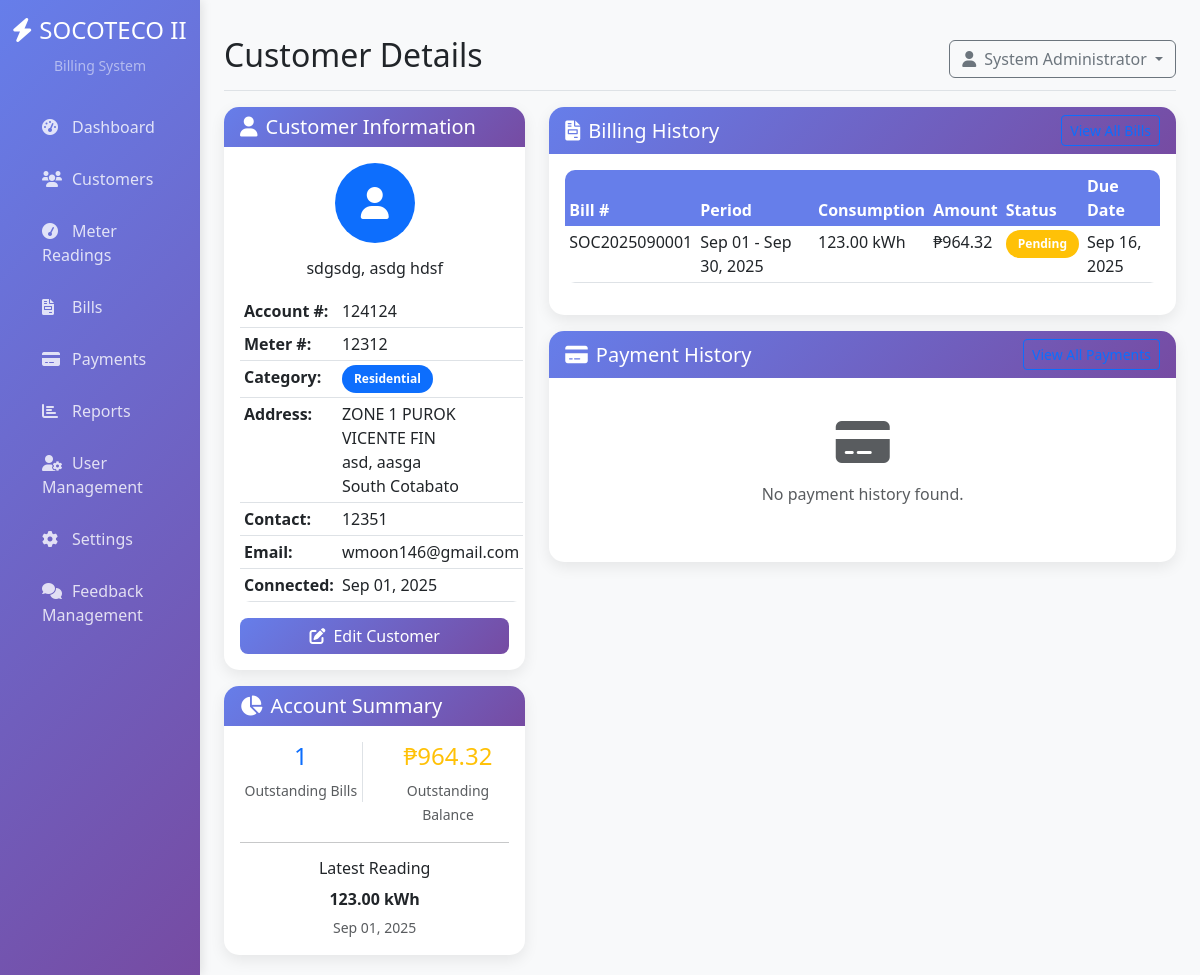
Page /customer_details.php?id=1 (signed in) on the committed database.
### tables this page shows
CREATE TABLE customers (
    customer_id INT PRIMARY KEY AUTO_INCREMENT,
    account_number VARCHAR(20) UNIQUE NOT NULL,
    meter_number VARCHAR(20) UNIQUE NOT NULL,
    first_name VARCHAR(50) NOT NULL,
    last_name VARCHAR(50) NOT NULL,
    middle_name VARCHAR(50),
    address TEXT NOT NULL,
    barangay VARCHAR(100) NOT NULL,
    municipality VARCHAR(100) NOT NULL,
    province VARCHAR(100) DEFAULT 'South Cotabato',
    contact_number VARCHAR(20),
    email VARCHAR(100),
    category_id INT NOT NULL,
    connection_date DATE NOT NULL,
    is_active BOOLEAN DEFAULT TRUE,
    created_at TIMESTAMP DEFAULT CURRENT_TIMESTAMP,
    updated_at TIMESTAMP DEFAULT CURRENT_TIMESTAMP ON UPDATE CURRENT_TIMESTAMP,
    FOREIGN KEY (category_id) REFERENCES customer_categories(category_id)
);

CREATE TABLE customer_categories (
    category_id INT PRIMARY KEY AUTO_INCREMENT,
    category_name VARCHAR(50) NOT NULL,
    description TEXT,
    base_rate DECIMAL(10,4) DEFAULT 0.0000,
    created_at TIMESTAMP DEFAULT CURRENT_TIMESTAMP
);

CREATE TABLE meter_readings (
    reading_id INT PRIMARY KEY AUTO_INCREMENT,
    customer_id INT NOT NULL,
    reading_date DATE NOT NULL,
    previous_reading DECIMAL(10,2) NOT NULL,
    current_reading DECIMAL(10,2) NOT NULL,
    consumption DECIMAL(10,2) NOT NULL,
    reading_type ENUM('actual', 'estimated', 'adjusted') DEFAULT 'actual',
    meter_reader_id INT,
    notes TEXT,
    created_at TIMESTAMP DEFAULT CURRENT_TIMESTAMP,
    FOREIGN KEY (customer_id) REFERENCES customers(customer_id),
    FOREIGN KEY (meter_reader_id) REFERENCES users(user_id)
);

CREATE TABLE bills (
    bill_id INT PRIMARY KEY AUTO_INCREMENT,
    customer_id INT NOT NULL,
    reading_id INT NOT NULL,
    bill_number VARCHAR(20) UNIQUE NOT NULL,
    billing_period_start DATE NOT NULL,
    billing_period_end DATE NOT NULL,
    consumption DECIMAL(10,2) NOT NULL,
    generation_charge DECIMAL(10,2) NOT NULL,
    distribution_charge DECIMAL(10,2) NOT NULL,
    transmission_charge DECIMAL(10,2) DEFAULT 0.00,
    system_loss_charge DECIMAL(10,2) DEFAULT 0.00,
    vat DECIMAL(10,2) NOT NULL,
    total_amount DECIMAL(10,2) NOT NULL,
    due_date DATE NOT NULL,
    status ENUM('pending', 'paid', 'overdue', 'cancelled') DEFAULT 'pending',
    created_at TIMESTAMP DEFAULT CURRENT_TIMESTAMP,
    updated_at TIMESTAMP DEFAULT CURRENT_TIMESTAMP ON UPDATE CURRENT_TIMESTAMP,
    FOREIGN KEY (customer_id) REFERENCES customers(customer_id),
    FOREIGN KEY (reading_id) REFERENCES meter_readings(reading_id)
);

### config/database.php (called while the page is built, shortened)
<?php
class Database {
    private $host = 'localhost';
    private $db_name = 'socoteco_billing';
    private $username = 'root';
    private $password = '';
    public function getConnection() {
        $this->conn = null;
        try {
            $this->conn = new PDO(
                "mysql:host=" . $this->host . ";dbname=" . $this->db_name . ";charset=utf8",
                $this->username,
                $this->password,
                [
                    PDO::ATTR_ERRMODE => PDO::ERRMODE_EXCEPTION,
                    PDO::ATTR_DEFAULT_FETCH_MODE => PDO::FETCH_ASSOC,
                    PDO::ATTR_EMULATE_PREPARES => false
                ]
            );
        } catch(PDOException $exception) {
            echo "Connection error: " . $exception->getMessage();
        }
        return $this->conn;
    }
}
function getDB() {
    $database = new Database();
    return $database->getConnection();
}
function executeQuery($sql, $params = []) {
    $db = getDB();
    $stmt = $db->prepare($sql);
    $stmt->execute($params);
    return $stmt;
}
function fetchOne($sql, $params = []) {
    $stmt = executeQuery($sql, $params);
    return $stmt->fetch();
}
function fetchAll($sql, $params = []) {
    $stmt = executeQuery($sql, $params);
    return $stmt->fetchAll();
}
?>

### config/config.php (called while the page is built, shortened)
<?php
require_once __DIR__ . '/database.php';
function formatCurrency($amount) {
    return '₱' . number_format($amount, 2);
}
function formatDate($date, $format = 'Y-m-d') {
    return date($format, strtotime($date));
}
?>

### customer_details.php (the view, shortened to what this page needs)
<?php
require_once 'includes/header.php';
$customer_id = $_GET['id'] ?? null;
$customer = fetchOne("
    SELECT c.*, cc.category_name
    FROM customers c
    JOIN customer_categories cc ON c.category_id = cc.category_id
    WHERE c.customer_id = ?
", [$customer_id]);
$bills = fetchAll("
    SELECT b.*, mr.reading_date, mr.consumption
    FROM bills b
    JOIN meter_readings mr ON b.reading_id = mr.reading_id
    WHERE b.customer_id = ?
    ORDER BY b.created_at DESC
    LIMIT 10
", [$customer_id]);
$payments = fetchAll("
    SELECT p.*, b.bill_number, u.full_name as cashier_name
    FROM payments p
    JOIN bills b ON p.bill_id = b.bill_id
    JOIN users u ON p.cashier_id = u.user_id
    WHERE b.customer_id = ?
    ORDER BY p.payment_date DESC
    LIMIT 10
", [$customer_id]);
$latest_reading = fetchOne("
    SELECT * FROM meter_readings
    WHERE customer_id = ?
    ORDER BY reading_date DESC
    LIMIT 1
", [$customer_id]);
$outstanding = fetchOne("
    SELECT
        COUNT(*) as total_bills,
        SUM(total_amount) as total_amount,
        SUM(CASE WHEN status = 'paid' THEN total_amount ELSE 0 END) as paid_amount
    FROM bills
    WHERE customer_id = ? AND status IN ('pending', 'overdue')
", [$customer_id]);
?>
<div class="row">
    <div class="col-md-4">
        <div class="card">
            <div class="card-header">
                <h5 class="card-title mb-0">
                    <i class="fas fa-user me-2"></i>Customer Information
                </h5>
            </div>
            <div class="card-body">
                <div class="text-center mb-3">
                    <div class="bg-primary rounded-circle d-inline-flex align-items-center justify-content-center"
                         style="width: 80px; height: 80px;">
                        <i class="fas fa-user fa-2x text-white"></i>
                    </div>
                </div>
                <h6 class="text-center mb-3">
                    <?php echo $customer['last_name'] . ', ' . $customer['first_name']; ?>
                    <?php if ($customer['middle_name']): ?>
                        <?php echo ' ' . $customer['middle_name']; ?>
                    <?php endif; ?>
                </h6>
                <table class="table table-sm">
                    <tr>
                        <td><strong>Account #:</strong></td>
                        <td><?php echo $customer['account_number']; ?></td>
                    </tr>
                    <tr>
                        <td><strong>Meter #:</strong></td>
                        <td><?php echo $customer['meter_number']; ?></td>
                    </tr>
                    <tr>
                        <td><strong>Category:</strong></td>
                        <td><span class="badge bg-primary"><?php echo $customer['category_name']; ?></span></td>
                    </tr>
                    <tr>
                        <td><strong>Address:</strong></td>
                        <td>
                            <?php echo $customer['address']; ?><br>
                            <?php echo $customer['barangay'] . ', ' . $customer['municipality']; ?><br>
                            <?php echo $customer['province']; ?>
                        </td>
                    </tr>
                    <?php if ($customer['contact_number']): ?>
                    <tr>
                        <td><strong>Contact:</strong></td>
                        <td><?php echo $customer['contact_number']; ?></td>
                    </tr>
                    <?php endif; ?>
                    <?php if ($customer['email']): ?>
                    <tr>
                        <td><strong>Email:</strong></td>
                        <td><?php echo $customer['email']; ?></td>
                    </tr>
                    <?php endif; ?>
                    <tr>
                        <td><strong>Connected:</strong></td>
                        <td><?php echo formatDate($customer['connection_date'], 'M d, Y'); ?></td>
                    </tr>
                </table>
                <div class="d-grid gap-2">
                    <a href="customers.php?action=edit&id=<?php echo $customer['customer_id']; ?>"
                       class="btn btn-primary">
                        <i class="fas fa-edit me-2"></i>Edit Customer
                    </a>
                </div>
            </div>
        </div>
        <div class="card mt-3">
            <div class="card-header">
                <h5 class="card-title mb-0">
                    <i class="fas fa-chart-pie me-2"></i>Account Summary
                </h5>
            </div>
            <div class="card-body">
                <div class="row text-center">
                    <div class="col-6">
                        <div class="border-end">
                            <h4 class="text-primary"><?php echo $outstanding['total_bills']; ?></h4>
                            <small class="text-muted">Outstanding Bills</small>
                        </div>
                    </div>
                    <div class="col-6">
                        <h4 class="text-warning"><?php echo formatCurrency($outstanding['total_amount'] - $outstanding['paid_amount']); ?></h4>
                        <small class="text-muted">Outstanding Balance</small>
                    </div>
                </div>
                <?php if ($latest_reading): ?>
                <hr>
                <div class="text-center">
                    <h6>Latest Reading</h6>
                    <p class="mb-1">
                        <strong><?php echo $latest_reading['current_reading']; ?> kWh</strong>
                    </p>
                    <small class="text-muted">
                        <?php echo formatDate($latest_reading['reading_date'], 'M d, Y'); ?>
                    </small>
                </div>
                <?php endif; ?>
            </div>
        </div>
    </div>
    <div class="col-md-8">
        <div class="card">
            <div class="card-header d-flex justify-content-between align-items-center">
                <h5 class="card-title mb-0">
                    <i class="fas fa-file-invoice me-2"></i>Billing History
                </h5>
                <a href="bills.php?customer_id=<?php echo $customer_id; ?>" class="btn btn-sm btn-outline-primary">
                </a>
            </div>
            <div class="card-body">
                <?php if (empty($bills)): ?>
                    <div class="text-center py-4">
                        <i class="fas fa-file-invoice fa-3x text-muted mb-3"></i>
                        <p class="text-muted">No billing history found.</p>
                    </div>
                <?php else: ?>
                    <div class="table-responsive">
                        <table class="table table-sm">
                            <thead>
                                <tr>
                                    <th>Bill #</th>
                                    <th>Period</th>
                                    <th>Consumption</th>
                                    <th>Amount</th>
                                    <th>Status</th>
                                    <th>Due Date</th>
                                </tr>
                            </thead>
                            <tbody>
                                <?php foreach ($bills as $bill): ?>
                                <tr>
                                    <td><?php echo $bill['bill_number']; ?></td>
                                    <td>
                                        <?php echo formatDate($bill['billing_period_start'], 'M d') . ' - ' . formatDate($bill['billing_period_end'], 'M d, Y'); ?>
                                    </td>
                                    <td><?php echo $bill['consumption']; ?> kWh</td>
                                    <td><?php echo formatCurrency($bill['total_amount']); ?></td>
                                    <td>
                                        <?php
                                        $status_class = '';
                                        switch ($bill['status']) {
                                            case 'pending':
                                                $status_class = 'bg-warning';
                                                break;
                                        }
                                        ?>
                                        <span class="badge <?php echo $status_class; ?>">
                                            <?php echo ucfirst($bill['status']); ?>
                                        </span>
                                    </td>
                                    <td><?php echo formatDate($bill['due_date'], 'M d, Y'); ?></td>
                                </tr>
                                <?php endforeach; ?>
                            </tbody>
                        </table>
                    </div>
                <?php endif; ?>
            </div>
        </div>
        <div class="card mt-3">
            <div class="card-header d-flex justify-content-between align-items-center">
                <h5 class="card-title mb-0">
                    <i class="fas fa-credit-card me-2"></i>Payment History
                </h5>
                <a href="payments.php?customer_id=<?php echo $customer_id; ?>" class="btn btn-sm btn-outline-primary">
                </a>
            </div>
            <div class="card-body">
                <?php if (empty($payments)): ?>
                    <div class="text-center py-4">
                        <i class="fas fa-credit-card fa-3x text-muted mb-3"></i>
                        <p class="text-muted">No payment history found.</p>
                    </div>
                <?php endif; ?>
            </div>
        </div>
    </div>
</div>
<?php require_once 'includes/footer.php'; ?>

### includes/header.php (style rules this page uses)
:root { --primary-color: #667eea; --secondary-color: #764ba2; --success-color: #28a745; --warning-color: #ffc107; --danger-color: #dc3545; --info-color: #17a2b8; }
body { background-color: #f8f9fa; }
.card { border: none; border-radius: 15px; box-shadow: 0 5px 15px rgba(0,0,0,0.08); transition: transform 0.3s ease; }
.card-header { background: linear-gradient(135deg, var(--primary-color) 0%, var(--secondary-color) 100%); color: white; border-radius: 15px 15px 0 0 !important; border: none; }
.btn-primary { background: linear-gradient(135deg, var(--primary-color) 0%, var(--secondary-color) 100%); border: none; border-radius: 8px; }
.table { border-radius: 10px; overflow: hidden; }
.table thead th { background-color: var(--primary-color); color: white; border: none; }
.badge { border-radius: 20px; padding: 8px 12px; }

### rows in the picture
customers: last_name "sdgsdg", first_name "asdg", middle_name "hdsf", account_number "124124", meter_number "12312", category.category_name "Residential", address "ZONE 1 PUROK VICENTE FIN", barangay "asd", municipality "aasga", province "South Cotabato", contact_number "12351", email "wmoon146@gmail.com", connection_date "Sep 01, 2025"
meter_readings: current_reading "123.00", reading_date "Sep 01, 2025"
bills: bill_number "SOC2025090001", billing_period_start "Sep 01", billing_period_end "Sep 30, 2025", reading.consumption "123.00", total_amount "₱964.32", status "Pending", due_date "Sep 16, 2025"

### other values in the picture
$page_title "Customer Details"
$_SESSION['full_name'] "System Administrator"
$outstanding['total_bills'] "1"
